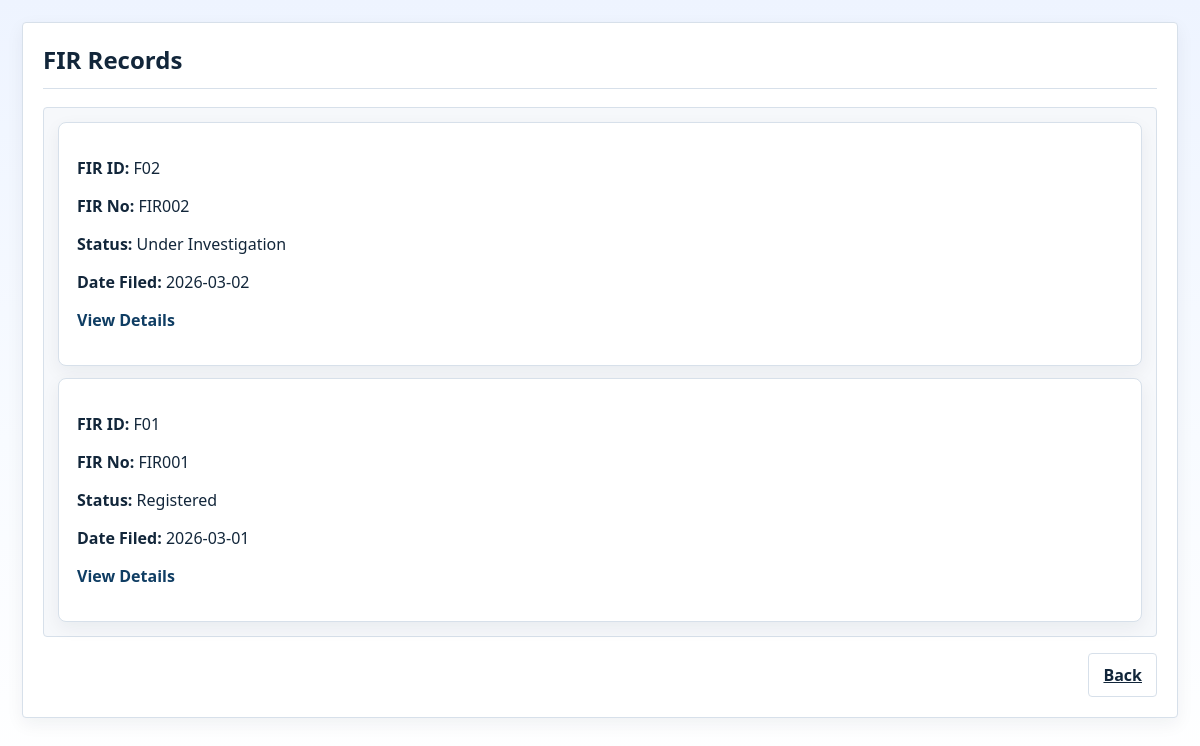
Page /firs (signed in) on the earlier database version.
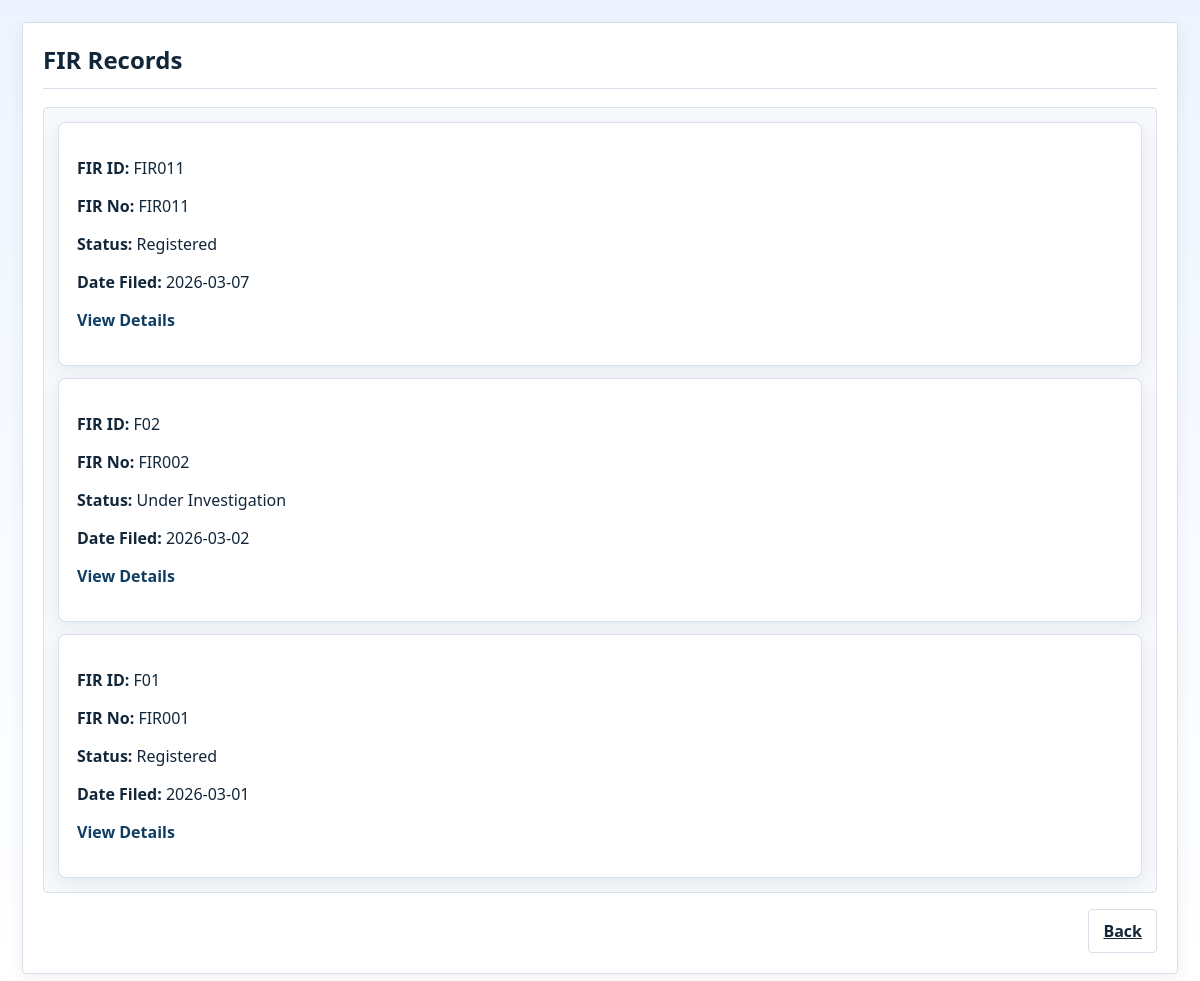
Same page on the later database version.
### tables this page shows
CREATE TABLE fir (
        fir_id TEXT PRIMARY KEY,
        fir_no TEXT UNIQUE NOT NULL,
        date_filed TEXT NOT NULL,
        time_filed TEXT NOT NULL,
        place_of_occurrence TEXT NOT NULL,
        description TEXT NOT NULL,
        status TEXT NOT NULL DEFAULT 'Registered' CHECK (
            status IN ('Registered', 'Under Investigation', 'Pending Review', 'Rejected', 'Closed')
        ),
        complainant_id TEXT NOT NULL,
        officer_id TEXT NOT NULL,
        station_id TEXT NOT NULL,
        FOREIGN KEY (complainant_id) REFERENCES complainant(complainant_id),
        FOREIGN KEY (officer_id) REFERENCES officer(officer_id),
        FOREIGN KEY (station_id) REFERENCES police_station(station_id)
    );

### app.py (the view)
@app.route('/firs')
def view_fir():
    if session.get('role') != 'admin':
        abort(403)
    stationId = session.get('stationId')
    firs = backend.get_all_firs(stationId)
    return render_template('view_firs.html', firs=firs)

### backend.py (called while the page is built, shortened)
def get_all_firs(stationId):
    if stationId:
        return database.fetch_all(
            """
            SELECT fir_id, fir_no, date_filed, time_filed, place_of_occurrence, description, status,
                   complainant_id, officer_id, station_id
            FROM fir
            WHERE station_id = ?
            ORDER BY date_filed DESC, time_filed DESC
            """,
            (stationId,),
        )

### database.py (called while the page is built)
def get_connection() -> sqlite3.Connection:
    conn = sqlite3.connect(DB_PATH)
    conn.row_factory = sqlite3.Row
    conn.execute("PRAGMA foreign_keys = ON;")
    return conn

def fetch_all(query: str, params: Iterable[Any] = ()) -> list[dict[str, Any]]:
    with get_connection() as conn:
        rows = conn.execute(query, tuple(params)).fetchall()
    return [dict(row) for row in rows]

### templates/view_firs.html (shortened to what this page needs)
<!doctype html>
<html lang="en">
<head>
  <link rel="stylesheet" href="{{ url_for('static', filename='css/style.css') }}">
</head>
<body>
  <main class="admin-page">
    <div class="admin-container">
      <article class="admin-card">
        <header class="panel-header">
          <h2>FIR Records</h2>
        </header>
        <hr>
        {% if firs %}
          <section class="form-box system-box">
            <div class="form-grid">
              {% for fir in firs %}
                <article class="card-lite">
                  {% if fir is mapping %}
                    <p><strong>FIR ID:</strong> {{ fir.get('fir_id', fir.get('id', 'N/A')) }}</p>
                    <p><strong>FIR No:</strong> {{ fir.get('fir_no', fir.get('title', 'N/A')) }}</p>
                    <p><strong>Status:</strong> {{ fir.get('status', 'N/A') }}</p>
                    <p><strong>Date Filed:</strong> {{ fir.get('date_filed', fir.get('date', 'N/A')) }}</p>
                    {% set route_fir_id = fir.get('fir_id', fir.get('id')) %}
                  {% else %}
                    <p><strong>FIR ID:</strong> {{ fir[0] if fir|length > 0 else 'N/A' }}</p>
                    {% set route_fir_id = fir[0] if fir|length > 0 else None %}
                  {% endif %}
                  {% if route_fir_id %}
                    <p><a class="link" href="{{ url_for('view_fir_details', fir_id=route_fir_id) }}">View Details</a></p>
                  {% endif %}
                </article>
              {% endfor %}
            </div>
          </section>
        {% else %}
          <p class="alert error">No FIR records found.</p>
        {% endif %}
        <div class="form-actions">
          <a class="btn btn-secondary" href="{{ url_for('home') }}">Back</a>
        </div>
      </article>
    </div>
  </main>
</body>
</html>

Differences in the rows shown:
added fir: get "FIR011", get "Registered", get "2026-03-07"
